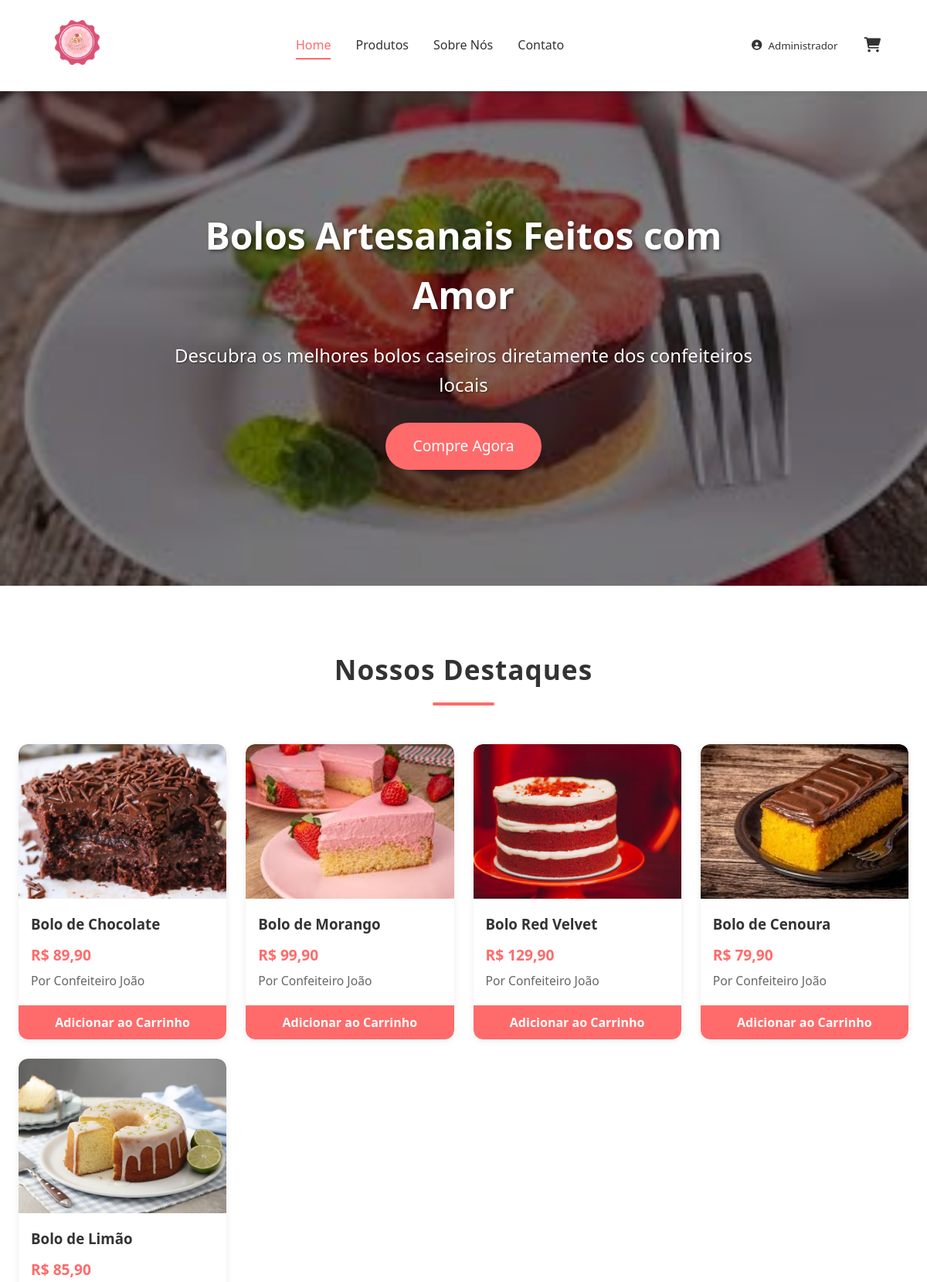
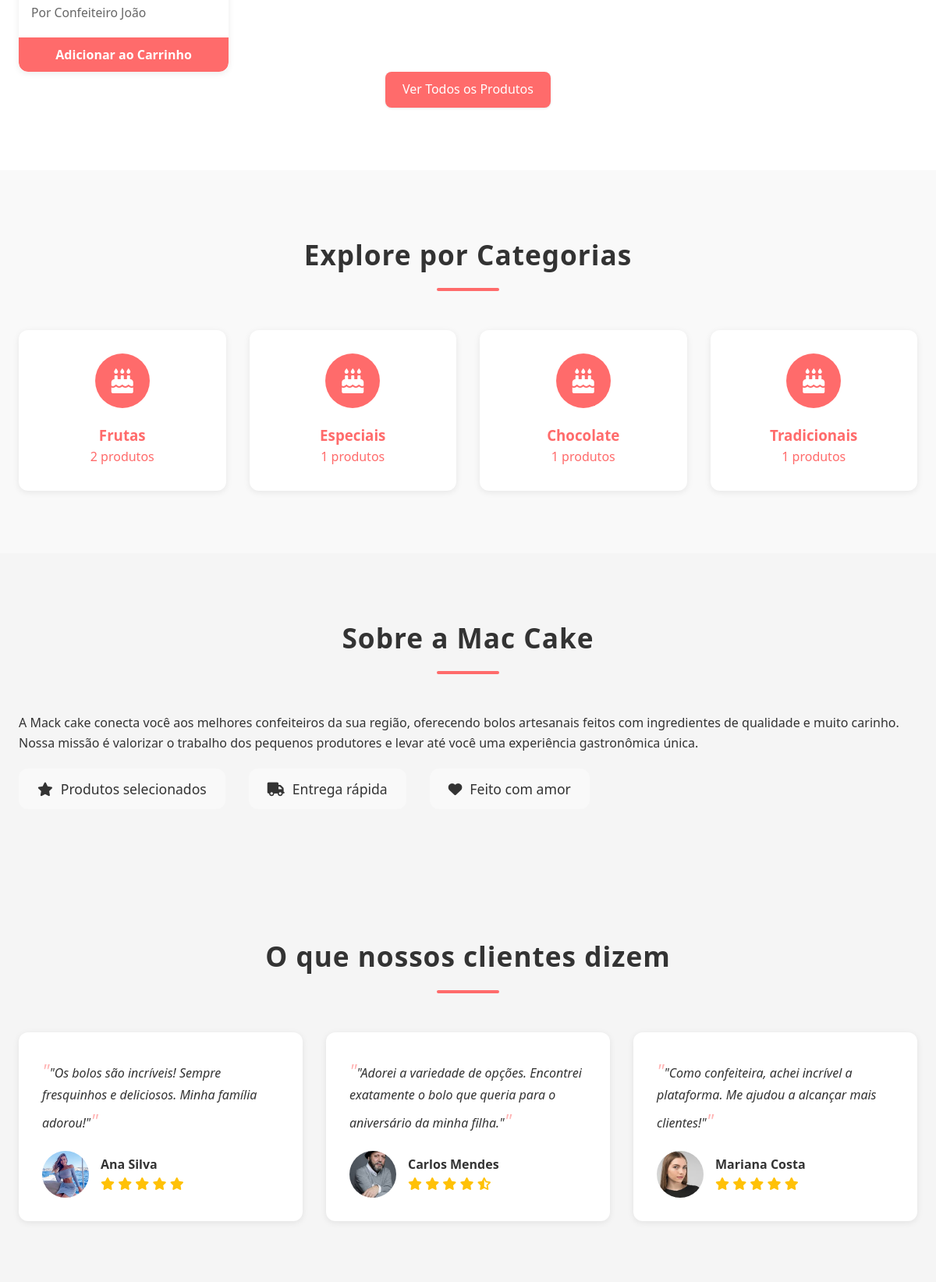
/index.php (signed in, upper part), run on the app's committed database (2 pictures, top to bottom).
### tables this page shows
CREATE TABLE usuarios (
    id INT AUTO_INCREMENT PRIMARY KEY,
    nome VARCHAR(100) NOT NULL,
    email VARCHAR(100) NOT NULL UNIQUE,
    senha VARCHAR(255) NOT NULL,
    telefone VARCHAR(20),
    endereco TEXT,
    foto_perfil VARCHAR(255),
    tipo ENUM('cliente', 'vendedor', 'admin') DEFAULT 'cliente',
    data_cadastro DATETIME DEFAULT CURRENT_TIMESTAMP,
    data_atualizacao DATETIME ON UPDATE CURRENT_TIMESTAMP,
    ativo BOOLEAN DEFAULT TRUE,
    token_reset_senha VARCHAR(255),
    token_expira DATETIME,
    INDEX idx_email (email),
    INDEX idx_tipo (tipo)
);

CREATE TABLE produtos (
    id INT AUTO_INCREMENT PRIMARY KEY,
    vendedor_id INT NOT NULL,
    nome VARCHAR(100) NOT NULL,
    slug VARCHAR(100) NOT NULL UNIQUE,
    descricao TEXT,
    preco DECIMAL(10,2) NOT NULL,
    preco_promocional DECIMAL(10,2) DEFAULT NULL,
    categoria VARCHAR(50),
    imagem_principal VARCHAR(255) NOT NULL,
    imagens_adicionais JSON DEFAULT NULL,
    estoque INT DEFAULT 0,
    ingredientes TEXT,
    peso DECIMAL(10,2) COMMENT 'em gramas',
    tempo_preparo INT COMMENT 'em minutos',
    destaque TINYINT(1) DEFAULT 0,
    data_cadastro DATETIME DEFAULT CURRENT_TIMESTAMP,
    data_atualizacao DATETIME DEFAULT CURRENT_TIMESTAMP ON UPDATE CURRENT_TIMESTAMP,
    ativo TINYINT(1) DEFAULT 1,
    FOREIGN KEY (vendedor_id) REFERENCES usuarios(id) ON DELETE CASCADE,
    INDEX idx_vendedor (vendedor_id),
    INDEX idx_categoria (categoria),
    INDEX idx_destaque (destaque),
    INDEX idx_preco (preco),
    FULLTEXT INDEX ft_nome_descricao (nome, descricao)
);

### index.php (the view, shortened to what this page needs)
<?php
$db = new Database();
$conn = $db->connect();
$stmt = $conn->prepare("
    SELECT p.*, u.nome as vendedor_nome
    FROM produtos p
    JOIN usuarios u ON p.vendedor_id = u.id
    WHERE p.ativo = 1
    ORDER BY p.data_cadastro DESC
    LIMIT 8
");
$stmt->execute();
$featured_products = $stmt->fetchAll(PDO::FETCH_ASSOC);
$categories = $conn->query("
    SELECT categoria, COUNT(*) as total
    FROM produtos
    WHERE ativo = 1 AND categoria IS NOT NULL
    GROUP BY categoria
    ORDER BY total DESC
    LIMIT 6
")->fetchAll(PDO::FETCH_ASSOC);
?>
<!DOCTYPE html>
<html lang="pt-BR">
<head>
    <link rel="stylesheet" href="/assets/css/style.css">
    <link rel="stylesheet" href="https://cdnjs.cloudflare.com/ajax/libs/font-awesome/6.0.0-beta3/css/all.min.css">
</head>
<body>
    <?php include __DIR__ . '/includes/header.php'; ?>
    <main>
        <section class="hero">
            <div class="hero-content">
                <h1>Bolos Artesanais Feitos com Amor</h1>
                <p>Descubra os melhores bolos caseiros diretamente dos confeiteiros locais</p>
                <a href="/pages/products.php" class="btn btn-hero">Compre Agora</a>
            </div>
        </section>
        <section class="featured-section">
            <div class="container">
                <h2 class="section-title">Nossos Destaques</h2>
                <div class="products-grid">
                    <?php foreach ($featured_products as $product): ?>
                        <div class="product-card">
                            <a href="/pages/product_detail.php?id=<?= $product['id'] ?>">
                                <div class="product-image">
                                    <img src="/assets/images/uploads/products/<?= htmlspecialchars($product['imagem_principal']) ?>" alt="<?= htmlspecialchars($product['nome']) ?>">
                                </div>
                                <div class="product-info">
                                    <h3><?= htmlspecialchars($product['nome']) ?></h3>
                                    <p class="price">R$ <?= number_format($product['preco'], 2, ',', '.') ?></p>
                                    <p class="seller">Por <?= htmlspecialchars($product['vendedor_nome']) ?></p>
                                </div>
                            </a>
                            <button class="add-to-cart" data-id="<?= $product['id'] ?>" <?= $product['estoque'] <= 0 ? 'disabled' : '' ?>>
                                <?= $product['estoque'] <= 0 ? 'Esgotado' : 'Adicionar ao Carrinho' ?>
                            </button>
                        </div>
                    <?php endforeach; ?>
                </div>
                <div class="text-center">
                    <a href="/pages/products.php" class="btn">Ver Todos os Produtos</a>
                </div>
            </div>
        </section>
        <section class="categories-section">
            <div class="container">
                <h2 class="section-title">Explore por Categorias</h2>
                <div class="categories-grid">
                    <?php foreach ($categories as $category): ?>
                        <a href="/pages/products.php?category=<?= urlencode($category['categoria']) ?>" class="category-card">
                            <div class="category-icon">
                                <i class="fas fa-birthday-cake"></i>
                            </div>
                            <h3><?= htmlspecialchars($category['categoria']) ?></h3>
                            <p><?= $category['total'] ?> produtos</p>
                        </a>
                    <?php endforeach; ?>
                </div>
            </div>
        </section>
        <section class="about-section">
            <div class="container">
                <div class="about-content">
                    <div class="about-text">
                        <h2 class="section-title">Sobre a Mac Cake</h2>
                        <p>A Mack cake conecta você aos melhores confeiteiros da sua região, oferecendo bolos artesanais feitos com ingredientes de qualidade e muito carinho.</p>
                        <p>Nossa missão é valorizar o trabalho dos pequenos produtores e levar até você uma experiência gastronômica única.</p>
                        <div class="about-features">
                            <div class="feature">
                                <i class="fas fa-star"></i>
                                <span>Produtos selecionados</span>
                            </div>
                            <div class="feature">
                                <i class="fas fa-truck"></i>
                                <span>Entrega rápida</span>
                            </div>
                            <div class="feature">
                                <i class="fas fa-heart"></i>
                                <span>Feito com amor</span>
                            </div>
                        </div>
                    </div>
                </div>
            </div>
        </section>
        <section class="testimonials-section">
            <div class="container">
                <h2 class="section-title">O que nossos clientes dizem</h2>
                <div class="testimonials">
                    <div class="testimonial">
                        <div class="testimonial-content">
                            <p>"Os bolos são incríveis! Sempre fresquinhos e deliciosos. Minha família adorou!"</p>
                            <div class="testimonial-author">
                                <img src="/assets/images/testimonials/user1.jpg" alt="Ana Silva">
                                <div>
                                    <h4>Ana Silva</h4>
                                    <div class="stars">
                                        <i class="fas fa-star"></i>
                                        <i class="fas fa-star"></i>
                                        <i class="fas fa-star"></i>
                                        <i class="fas fa-star"></i>
                                        <i class="fas fa-star"></i>
                                    </div>
                                </div>
                            </div>
                        </div>
                    </div>
                    <div class="testimonial">
                        <div class="testimonial-content">
                            <p>"Adorei a variedade de opções. Encontrei exatamente o bolo que queria para o aniversário da minha filha."</p>
                            <div class="testimonial-author">
                                <img src="/assets/images/testimonials/user2.jpg" alt="Carlos Mendes">
                                <div>
                                    <h4>Carlos Mendes</h4>
                                    <div class="stars">
                                        <i class="fas fa-star"></i>
                                        <i class="fas fa-star"></i>
                                        <i class="fas fa-star"></i>
                                        <i class="fas fa-star"></i>
                                        <i class="fas fa-star-half-alt"></i>
                                    </div>
                                </div>
                            </div>
                        </div>
                    </div>
                    <div class="testimonial">
                        <div class="testimonial-content">
                            <p>"Como confeiteira, achei incrível a plataforma. Me ajudou a alcançar mais clientes!"</p>
                            <div class="testimonial-author">
                                <img src="/assets/images/testimonials/user3.jpg" alt="Mariana Costa">
                                <div>
                                    <h4>Mariana Costa</h4>
                                    <div class="stars">
                                        <i class="fas fa-star"></i>
                                        <i class="fas fa-star"></i>
                                        <i class="fas fa-star"></i>
                                        <i class="fas fa-star"></i>
                                        <i class="fas fa-star"></i>
                                    </div>
                                </div>
                            </div>
                        </div>
                    </div>
                </div>
            </div>
        </section>
    </main>
    <?php include __DIR__ . '/includes/footer.php'; ?>
</body>
</html>

### includes/header.php (shortened to what this page needs)
<?php
$db = new Database();
$conn = $db->connect();
$usuario = null;
if (isset($_SESSION['user_id'])) {
    $stmt = $conn->prepare("SELECT id, nome, email, foto_perfil, tipo FROM usuarios WHERE id = ?");
    $stmt->execute([$_SESSION['user_id']]);
    $usuario = $stmt->fetch(PDO::FETCH_ASSOC);
}
?>
<!DOCTYPE html>
<html lang="pt-BR">
<head>
    <link rel="stylesheet" href="/assets/css/style.css">
    <link rel="stylesheet" href="https://cdnjs.cloudflare.com/ajax/libs/font-awesome/6.0.0-beta3/css/all.min.css">
</head>
<body>
    <header class="header">
        <div class="header-container">
            <div class="logo">
                <a href="/">
                    <img src="/assets/images/logo/logo.png" alt="Cakee Market" width="150">
                </a>
            </div>
            <nav class="main-nav">
                <ul>
                    <li><a href="/" class="<?= basename($_SERVER['PHP_SELF']) == 'index.php' ? 'active' : '' ?>">Home</a></li>
                    <li><a href="/pages/products.php" class="<?= basename($_SERVER['PHP_SELF']) == 'products.php' ? 'active' : '' ?>">Produtos</a></li>
                    <li><a href="/pages/about.php" class="<?= basename($_SERVER['PHP_SELF']) == 'about.php' ? 'active' : '' ?>">Sobre Nós</a></li>
                    <li><a href="/pages/contact.php" class="<?= basename($_SERVER['PHP_SELF']) == 'contact.php' ? 'active' : '' ?>">Contato</a></li>
                </ul>
            </nav>
            <div class="header-icons">
                <?php if ($usuario): ?>
                    <div class="user-dropdown">
                        <button class="user-btn">
                            <?php if ($usuario['foto_perfil']): ?>
                                <img src="/assets/images/uploads/profiles/<?= htmlspecialchars($usuario['foto_perfil']) ?>" alt="<?= htmlspecialchars($usuario['nome']) ?>" class="user-avatar">
                            <?php else: ?>
                                <i class="fas fa-user-circle"></i>
                            <?php endif; ?>
                            <span class="user-name"><?= htmlspecialchars(explode(' ', $usuario['nome'])[0]) ?></span>
                        </button>
                    </div>
                <?php else: ?>
                    <a href="/pages/auth/login.php" class="auth-link"><i class="fas fa-sign-in-alt"></i> Entrar</a>
                    <a href="/pages/auth/register.php" class="auth-link"><i class="fas fa-user-plus"></i> Cadastrar</a>
                <?php endif; ?>
                <a href="/pages/cart.php" class="cart-icon">
                    <i class="fas fa-shopping-cart"></i>
                </a>
            </div>
        </div>
    </header>
    <main class="main-content">

### data on the page
usuarios: nome "Administrador"
produtos: imagem_principal (picture), nome "Bolo de Chocolate", preco "89,90", vendedor.nome "Confeiteiro João", estoque "Adicionar ao Carrinho"
produtos: imagem_principal (picture), nome "Bolo de Morango", preco "99,90", vendedor.nome "Confeiteiro João", estoque "Adicionar ao Carrinho"
produtos: imagem_principal (picture), nome "Bolo Red Velvet", preco "129,90", vendedor.nome "Confeiteiro João", estoque "Adicionar ao Carrinho"
produtos: imagem_principal (picture), nome "Bolo de Cenoura", preco "79,90", vendedor.nome "Confeiteiro João", estoque "Adicionar ao Carrinho"
produtos: imagem_principal (picture), nome "Bolo de Limão", preco "85,90", vendedor.nome "Confeiteiro João", estoque "Adicionar ao Carrinho"

### other printed values
$category['categoria'] "Frutas"
$category['total'] "2"
$category['categoria'] "Especiais"
$category['total'] "1"
$category['categoria'] "Chocolate"
$category['categoria'] "Tradicionais"
